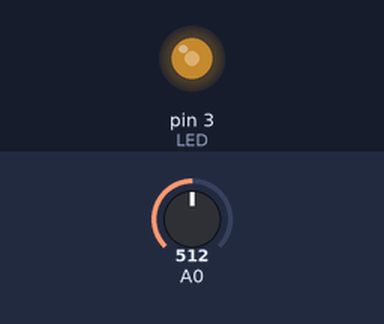
The sketch below on a simulated Arduino Uno, built with avr-gcc and run on an emulated ATmega328P. Shown: output pins drawn as LEDs (lit = HIGH). The inputs (shaded band) are chosen by the test bench; at power-on: A0 = 512.

Above: at 1.2 s.
1.3 s: A0 set to 306
At 2.5 s:
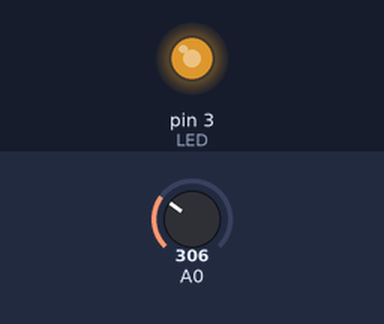
2.8 s: A0 set to 122
At 3.7 s:
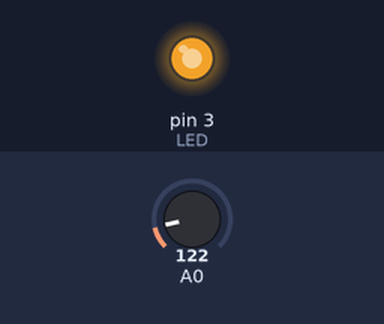
4.3 s: A0 set to 900
At 4.9 s:
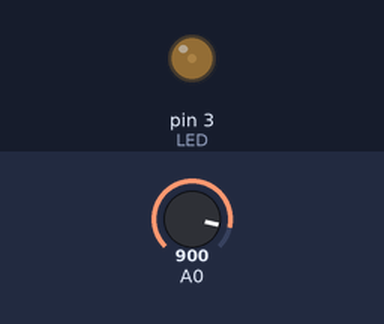
5.8 s: A0 set to 1023
At 6.1 s:
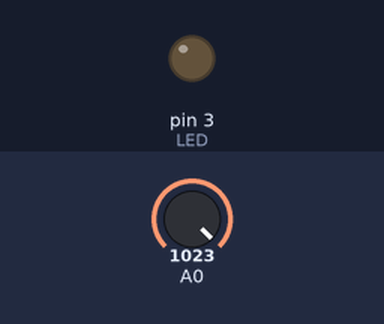
Timing chart, 0 to 8.3 s (numbered marks = the images above; inputs shaded):
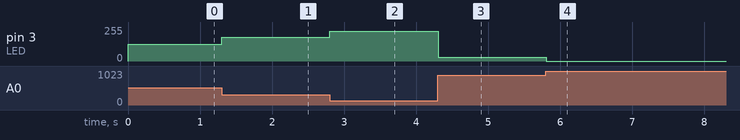

The sketch:

blinky.ino
```cpp
#define LED 3

unsigned int ldr_val;

void setup()
{
  pinMode(LED,OUTPUT);
}

void loop()
{
  ldr_val=analogRead(A0);

  ldr_val=(1023-ldr_val)/4;

  analogWrite(LED,ldr_val);

  delay(100);
}
```

Measured:
- after the input at 1.3 s, pin 3 (LED): 127/255 → 179/255 at once
- after the input at 2.8 s, pin 3 (LED): 179/255 → 225/255 at once
- after the input at 4.3 s, pin 3 (LED): 225/255 → 30/255 at once
- after the input at 5.8 s, pin 3 (LED): 30/255 → 0/255 at once
